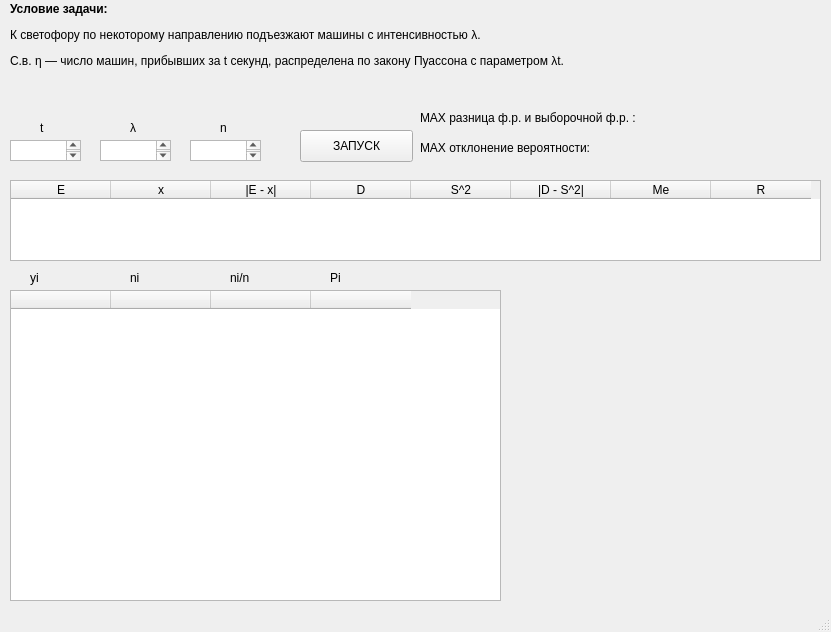
<?xml version="1.0" encoding="UTF-8"?>
<ui version="4.0">
 <class>MainWindow</class>
 <widget class="QMainWindow" name="MainWindow">
  <property name="geometry">
   <rect>
    <x>0</x>
    <y>0</y>
    <width>831</width>
    <height>632</height>
   </rect>
  </property>
  <property name="windowTitle">
   <string>MainWindow</string>
  </property>
  <widget class="QWidget" name="centralwidget">
   <widget class="QPushButton" name="pushButton">
    <property name="geometry">
     <rect>
      <x>300</x>
      <y>130</y>
      <width>113</width>
      <height>32</height>
     </rect>
    </property>
    <property name="text">
     <string>ЗАПУСК</string>
    </property>
   </widget>
   <widget class="QLabel" name="label">
    <property name="geometry">
     <rect>
      <x>40</x>
      <y>120</y>
      <width>60</width>
      <height>16</height>
     </rect>
    </property>
    <property name="text">
     <string>t</string>
    </property>
   </widget>
   <widget class="QLabel" name="label_2">
    <property name="geometry">
     <rect>
      <x>130</x>
      <y>120</y>
      <width>60</width>
      <height>16</height>
     </rect>
    </property>
    <property name="text">
     <string>λ</string>
    </property>
   </widget>
   <widget class="QLabel" name="label_3">
    <property name="geometry">
     <rect>
      <x>220</x>
      <y>120</y>
      <width>60</width>
      <height>16</height>
     </rect>
    </property>
    <property name="text">
     <string>n</string>
    </property>
   </widget>
   <widget class="QLabel" name="label_4">
    <property name="geometry">
     <rect>
      <x>10</x>
      <y>0</y>
      <width>791</width>
      <height>71</height>
     </rect>
    </property>
    <property name="text">
     <string>&lt;html&gt;&lt;head/&gt;&lt;body&gt;&lt;p&gt;&lt;span style=&quot; font-weight:600;&quot;&gt;Условие задачи:&lt;/span&gt;&lt;/p&gt;&lt;p&gt;К светофору по некоторому направлению подъезжают машины с интенсивностью λ. &lt;/p&gt;&lt;p&gt;С.в. η — число машин, прибывших за t секунд, распределена по закону Пуассона с параметром λt.&lt;/p&gt;&lt;/body&gt;&lt;/html&gt;</string>
    </property>
   </widget>
   <widget class="QTextEdit" name="textEdit">
    <property name="geometry">
     <rect>
      <x>10</x>
      <y>140</y>
      <width>71</width>
      <height>21</height>
     </rect>
    </property>
   </widget>
   <widget class="QTextEdit" name="textEdit_2">
    <property name="geometry">
     <rect>
      <x>100</x>
      <y>140</y>
      <width>71</width>
      <height>21</height>
     </rect>
    </property>
   </widget>
   <widget class="QTextEdit" name="textEdit_3">
    <property name="geometry">
     <rect>
      <x>190</x>
      <y>140</y>
      <width>71</width>
      <height>21</height>
     </rect>
    </property>
   </widget>
   <widget class="QTableWidget" name="tableWidget">
    <property name="geometry">
     <rect>
      <x>10</x>
      <y>290</y>
      <width>491</width>
      <height>311</height>
     </rect>
    </property>
    <column>
     <property name="text">
      <string/>
     </property>
    </column>
    <column>
     <property name="text">
      <string/>
     </property>
    </column>
    <column>
     <property name="text">
      <string/>
     </property>
    </column>
    <column>
     <property name="text">
      <string> </string>
     </property>
    </column>
   </widget>
   <widget class="QTableWidget" name="tableWidget2">
    <property name="geometry">
     <rect>
      <x>10</x>
      <y>180</y>
      <width>811</width>
      <height>81</height>
     </rect>
    </property>
    <column>
     <property name="text">
      <string>E</string>
     </property>
    </column>
    <column>
     <property name="text">
      <string>x</string>
     </property>
    </column>
    <column>
     <property name="text">
      <string>|E - x|</string>
     </property>
    </column>
    <column>
     <property name="text">
      <string>D</string>
     </property>
    </column>
    <column>
     <property name="text">
      <string>S^2</string>
     </property>
    </column>
    <column>
     <property name="text">
      <string>|D - S^2|</string>
     </property>
    </column>
    <column>
     <property name="text">
      <string>Me</string>
     </property>
    </column>
    <column>
     <property name="text">
      <string>R</string>
     </property>
    </column>
   </widget>
   <widget class="QLabel" name="label_5">
    <property name="geometry">
     <rect>
      <x>420</x>
      <y>140</y>
      <width>391</width>
      <height>16</height>
     </rect>
    </property>
    <property name="text">
     <string>MAX отклонение вероятности:</string>
    </property>
   </widget>
   <widget class="QLabel" name="label_6">
    <property name="geometry">
     <rect>
      <x>420</x>
      <y>110</y>
      <width>391</width>
      <height>16</height>
     </rect>
    </property>
    <property name="text">
     <string>MAX разница ф.р. и выборочной ф.р. :</string>
    </property>
   </widget>
   <widget class="QLabel" name="label_7">
    <property name="geometry">
     <rect>
      <x>30</x>
      <y>270</y>
      <width>60</width>
      <height>16</height>
     </rect>
    </property>
    <property name="text">
     <string>yi</string>
    </property>
   </widget>
   <widget class="QLabel" name="label_8">
    <property name="geometry">
     <rect>
      <x>130</x>
      <y>270</y>
      <width>60</width>
      <height>16</height>
     </rect>
    </property>
    <property name="text">
     <string>ni</string>
    </property>
   </widget>
   <widget class="QLabel" name="label_9">
    <property name="geometry">
     <rect>
      <x>230</x>
      <y>270</y>
      <width>60</width>
      <height>16</height>
     </rect>
    </property>
    <property name="text">
     <string>ni/n</string>
    </property>
   </widget>
   <widget class="QLabel" name="label_10">
    <property name="geometry">
     <rect>
      <x>330</x>
      <y>270</y>
      <width>60</width>
      <height>16</height>
     </rect>
    </property>
    <property name="text">
     <string>Pi</string>
    </property>
   </widget>
  </widget>
  <widget class="QStatusBar" name="statusbar"/>
 </widget>
 <resources/>
 <connections/>
</ui>
